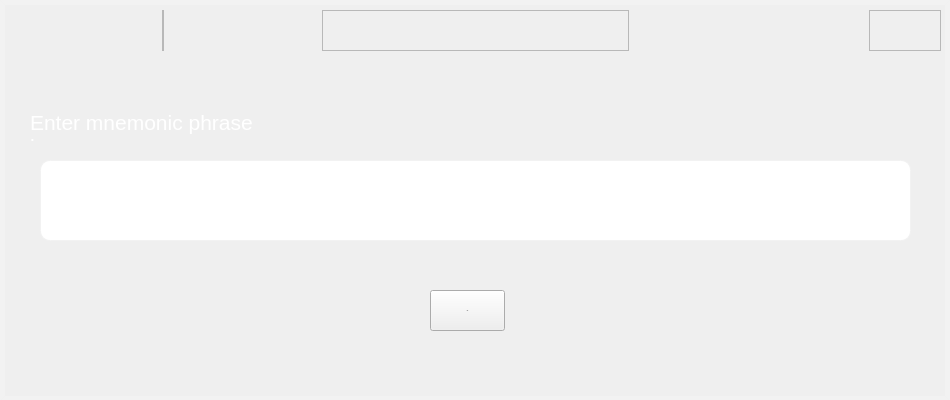
<?xml version="1.0" encoding="UTF-8"?>
<ui version="4.0">
 <class>Dialog</class>
 <widget class="QDialog" name="Dialog">
  <property name="geometry">
   <rect>
    <x>0</x>
    <y>0</y>
    <width>950</width>
    <height>400</height>
   </rect>
  </property>
  <property name="minimumSize">
   <size>
    <width>950</width>
    <height>400</height>
   </size>
  </property>
  <property name="maximumSize">
   <size>
    <width>950</width>
    <height>400</height>
   </size>
  </property>
  <property name="windowTitle">
   <string>Dialog</string>
  </property>
  <property name="styleSheet">
   <string notr="true">background-color:#16191d;
QPushButton{background-color: rgba(0, 0, 0, 0);
font-size:28px;
color:white;
hover:{color:white;}
}
QPushButton:hover{
color:white;
border: 2px solid rgba(255,255,255,40);
border-radius:10px;
background-color: rgba(255,255,255,60);
}
border: 5px solid rgba(255,255,255,40);</string>
  </property>
  <property name="modal">
   <bool>true</bool>
  </property>
  <widget class="QFrame" name="frame">
   <property name="geometry">
    <rect>
     <x>0</x>
     <y>0</y>
     <width>950</width>
     <height>401</height>
    </rect>
   </property>
   <property name="styleSheet">
    <string notr="true">#frame{border: 5px solid rgba(255,255,255,40);}</string>
   </property>
   <property name="frameShape">
    <enum>QFrame::StyledPanel</enum>
   </property>
   <property name="frameShadow">
    <enum>QFrame::Raised</enum>
   </property>
   <widget class="QWidget" name="headerContainer_2" native="true">
    <property name="geometry">
     <rect>
      <x>10</x>
      <y>10</y>
      <width>931</width>
      <height>41</height>
     </rect>
    </property>
    <property name="styleSheet">
     <string notr="true">background-color:#ffff;</string>
    </property>
    <layout class="QHBoxLayout" name="horizontalLayout_7">
     <item alignment="Qt::AlignHCenter">
      <widget class="QFrame" name="frame_9">
       <property name="frameShape">
        <enum>QFrame::StyledPanel</enum>
       </property>
       <property name="frameShadow">
        <enum>QFrame::Raised</enum>
       </property>
       <layout class="QHBoxLayout" name="horizontalLayout_8">
        <property name="spacing">
         <number>0</number>
        </property>
        <property name="leftMargin">
         <number>0</number>
        </property>
        <property name="topMargin">
         <number>0</number>
        </property>
        <property name="rightMargin">
         <number>0</number>
        </property>
        <property name="bottomMargin">
         <number>0</number>
        </property>
       </layout>
      </widget>
     </item>
     <item>
      <widget class="QFrame" name="frame_10">
       <property name="frameShape">
        <enum>QFrame::StyledPanel</enum>
       </property>
       <property name="frameShadow">
        <enum>QFrame::Raised</enum>
       </property>
      </widget>
     </item>
     <item alignment="Qt::AlignRight">
      <widget class="QFrame" name="frame_11">
       <property name="frameShape">
        <enum>QFrame::StyledPanel</enum>
       </property>
       <property name="frameShadow">
        <enum>QFrame::Raised</enum>
       </property>
       <layout class="QHBoxLayout" name="horizontalLayout_9">
        <property name="leftMargin">
         <number>0</number>
        </property>
        <property name="topMargin">
         <number>0</number>
        </property>
        <property name="rightMargin">
         <number>0</number>
        </property>
        <property name="bottomMargin">
         <number>0</number>
        </property>
        <item>
         <widget class="QPushButton" name="hide_btn_2">
          <property name="styleSheet">
           <string notr="true">border:none;</string>
          </property>
          <property name="text">
           <string/>
          </property>
          <property name="icon">
           <iconset resource="res_rc.qrc">
            <normaloff>:/icon/icons/minus.svg</normaloff>:/icon/icons/minus.svg</iconset>
          </property>
          <property name="iconSize">
           <size>
            <width>24</width>
            <height>24</height>
           </size>
          </property>
         </widget>
        </item>
        <item>
         <widget class="QPushButton" name="close_btn_2">
          <property name="styleSheet">
           <string notr="true">border:none;</string>
          </property>
          <property name="text">
           <string/>
          </property>
          <property name="icon">
           <iconset resource="res_rc.qrc">
            <normaloff>:/icon/icons/x.svg</normaloff>:/icon/icons/x.svg</iconset>
          </property>
          <property name="iconSize">
           <size>
            <width>24</width>
            <height>24</height>
           </size>
          </property>
         </widget>
        </item>
       </layout>
      </widget>
     </item>
    </layout>
   </widget>
   <widget class="QLabel" name="label_2">
    <property name="geometry">
     <rect>
      <x>30</x>
      <y>110</y>
      <width>261</width>
      <height>31</height>
     </rect>
    </property>
    <property name="font">
     <font>
      <family>MS Sans Serif</family>
      <pointsize>16</pointsize>
      <hintingpreference>PreferDefaultHinting</hintingpreference>
     </font>
    </property>
    <property name="styleSheet">
     <string notr="true">color:white;</string>
    </property>
    <property name="text">
     <string>Enter mnemonic phrase here:</string>
    </property>
    <property name="alignment">
     <set>Qt::AlignLeading|Qt::AlignLeft|Qt::AlignTop</set>
    </property>
    <property name="wordWrap">
     <bool>true</bool>
    </property>
   </widget>
   <widget class="QPushButton" name="ok_btn">
    <property name="geometry">
     <rect>
      <x>430</x>
      <y>290</y>
      <width>75</width>
      <height>41</height>
     </rect>
    </property>
    <property name="font">
     <font>
      <family>MS Sans Serif</family>
      <pointsize>-1</pointsize>
     </font>
    </property>
    <property name="styleSheet">
     <string notr="true">QPushButton{background-color: rgba(0, 0, 0, 0);
font-size:28px;
color:white;
hover:{color:white;}
}
QPushButton:hover{
color:white;
border: 2px solid rgba(255,255,255,40);
border-radius:10px;
background-color: rgba(255,255,255,60);
}</string>
    </property>
    <property name="text">
     <string>OK</string>
    </property>
   </widget>
   <widget class="QLineEdit" name="pk_label">
    <property name="geometry">
     <rect>
      <x>40</x>
      <y>160</y>
      <width>871</width>
      <height>81</height>
     </rect>
    </property>
    <property name="font">
     <font>
      <family>MS Sans Serif</family>
      <pointsize>16</pointsize>
     </font>
    </property>
    <property name="styleSheet">
     <string notr="true">color:white;
border-radius:10px;
border: 2px solid rgba(255,255,255,40);
</string>
    </property>
    <property name="maxLength">
     <number>256</number>
    </property>
    <property name="alignment">
     <set>Qt::AlignLeading|Qt::AlignLeft|Qt::AlignTop</set>
    </property>
   </widget>
  </widget>
 </widget>
 <resources>
  <include location="res_rc.qrc"/>
 </resources>
 <connections/>
</ui>
